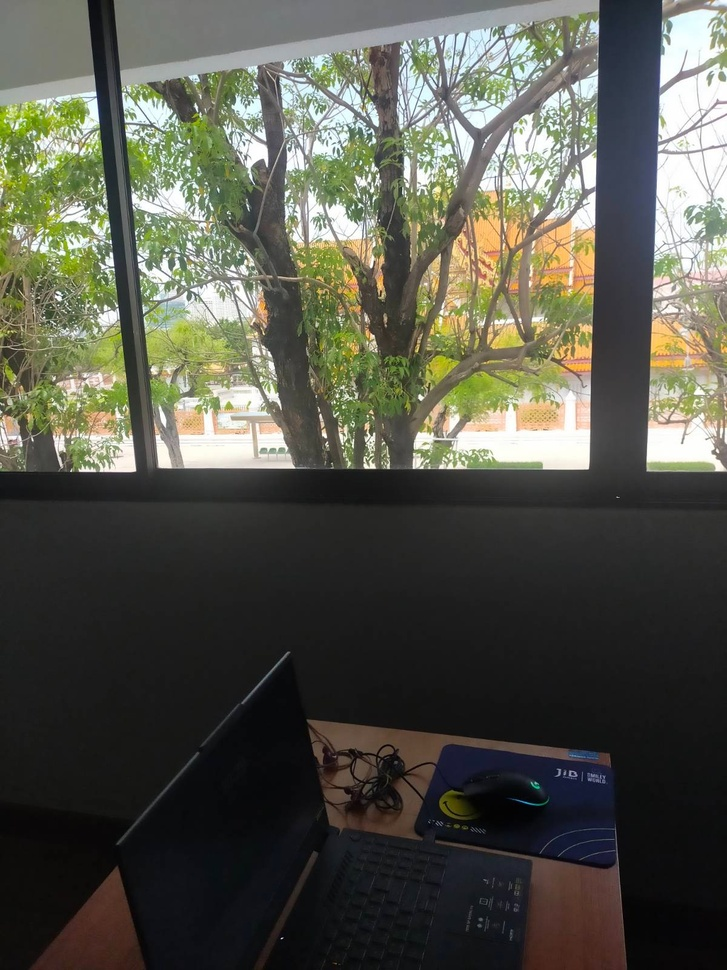
#> input picture dif_shade.jpeg, 727 x 970 px, shrunk from 1200 x 1600 before the run
$ python adaptive_gamma.py
#> lines starting #> are read from the running program, lines starting #| are printed output that depends on the picture
import cv2 as cv
import numpy as np
from matplotlib import pyplot as plt

path_to_img = "./dif_shade.jpeg"
img = cv.imread(path_to_img,cv.IMREAD_GRAYSCALE)
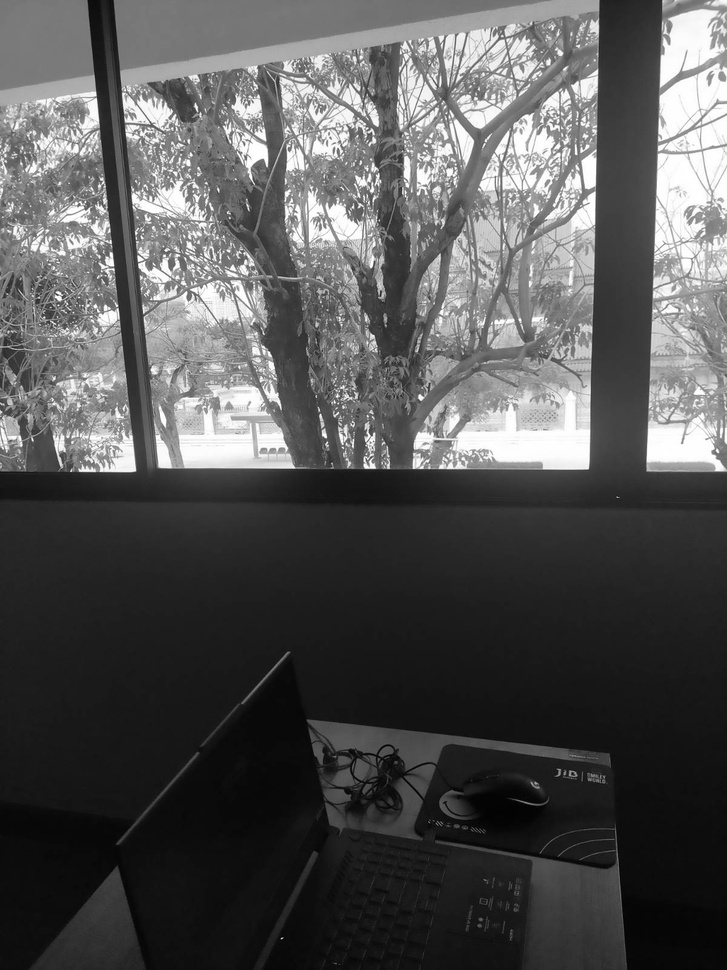
#> img: shape (970, 727); min 0, max 255, mean 84.4
img = np.array(img, dtype="uint8")
img_h, img_w = img.shape
#> img_h = 970; img_w = 727
split_width = 500
split_height = 500
dark_zone = 128
gamma_light_up = 0.2
gamma_light_down = 1.8

def tune_light(img_in, light_up=True):
    if light_up==True:
        gamma_corrected = (img_in / 255) ** gamma_light_up
    else :
        gamma_corrected = (img_in / 255) ** gamma_light_down

    gamma_corrected = gamma_corrected*255
    return gamma_corrected

def start_points(size, split_size, overlap):
#> called with size = 727, split_size = 500, overlap = 0.5
    points = [0]
    stride = int(split_size * (1-overlap))
    counter = 1
    while True:
        pt = stride * counter # หาตำเเหน่งที่ ploter จะเข้าไป plot
        if pt + split_size >= size:
            if split_size == size:
                break
            points.append(size - split_size)
            break
        else:
            points.append(pt)
        counter += 1
#> after the loop, counter = 1; points = [0, 227]
    return points

X_points = start_points(img_w, split_width, 0.5)
#> X_points = [0, 227]
Y_points = start_points(img_h, split_height, 0.5)
#> Y_points = [0, 250, 470]

count = 0 #เอาไว้ยัดในชื่อรูป เพราะชื่อรูปซ้ำกันไม่ได้
name = 'splitted'
frmt = 'png'


for i in Y_points:
    for j in X_points:
        splited = img[i:i+split_height, j:j+split_width]
        histrogram = cv.calcHist([splited],[0],None,[256],[128,256])
        histrogram_mean = histrogram.mean()

        if histrogram_mean <= dark_zone :
            print("up_light", end="\t\t")
            splited_tuned=tune_light(splited,light_up=True)
        else :
            print("dn_light", end="\t\t")
            splited_tuned=tune_light(splited,light_up=False)

        cv.imwrite('{}_{}.{}'.format(name, count, frmt), splited_tuned) ##debug ว่าภาพเเบ่งจริงอะป่าว
        count += 1
        plt.plot(histrogram)#debug ว่าทำไมค่า mean sum ออกมาเท่ากันทุกตัวเลย
        plt.title('spa AI histrogram mean =>> {}'.format(histrogram_mean))
        plt.show()
    print("\n")
#> this loop made 3 passes
#> pass 1, `cv.imwrite('{}_{}.{}'.format(name, count, frmt), splited_tuned)`:
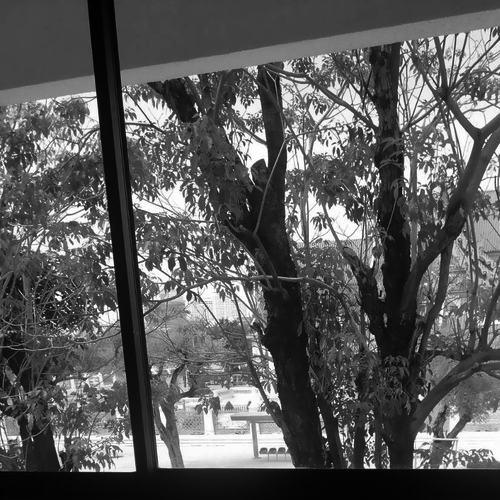
#> saved as splitted_0.png: shape (500, 500); min 1, max 255, mean 89.8
#> pass 1, `plt.show()`:
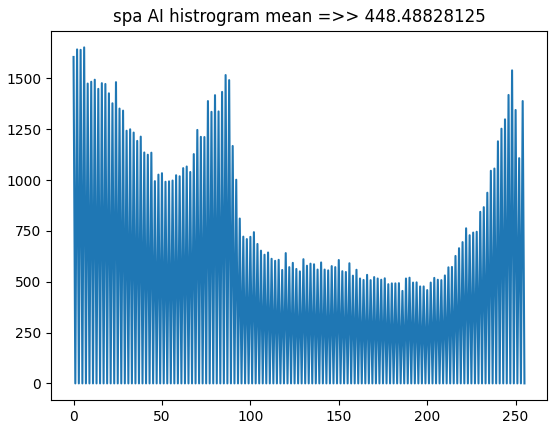
#> figure drawn by matplotlib, 1 panel; curve peaks at x = 6, y = 1653
#> pass 1, `cv.imwrite('{}_{}.{}'.format(name, count, frmt), splited_tuned)`:
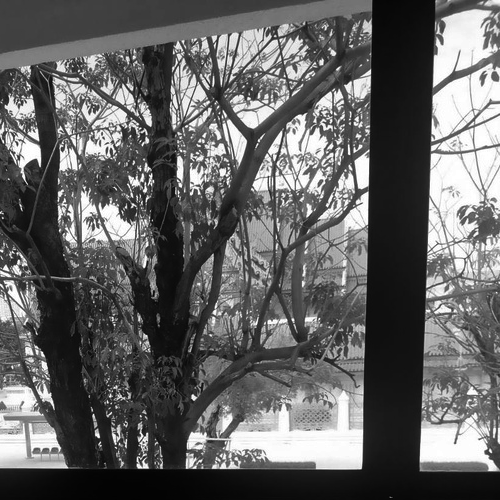
#> saved as splitted_1.png: shape (500, 500); min 2, max 255, mean 100
#> pass 1, `plt.show()`:
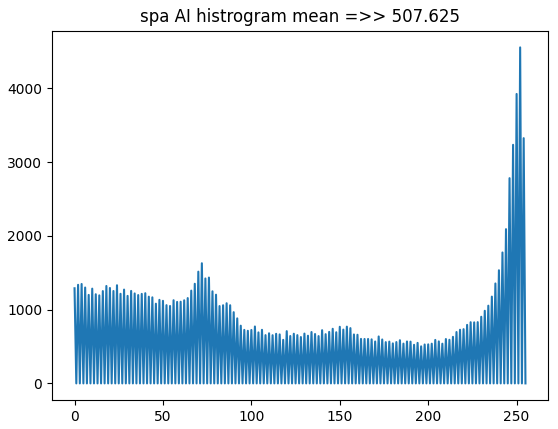
#> figure drawn by matplotlib, 1 panel; curve peaks at x = 252, y = 4553
#> pass 2, `cv.imwrite('{}_{}.{}'.format(name, count, frmt), splited_tuned)`:
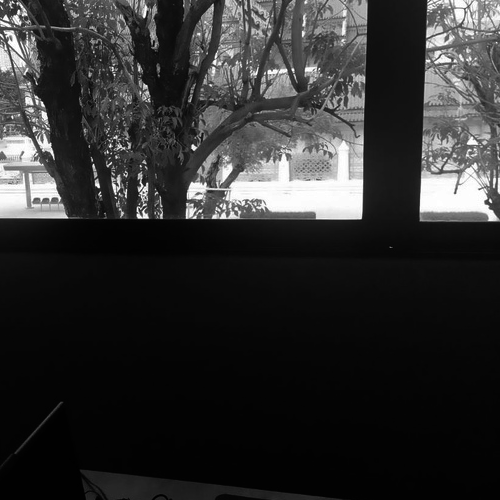
#> saved as splitted_3.png: shape (500, 500); min 0, max 255, mean 46.7
#> after the loop:
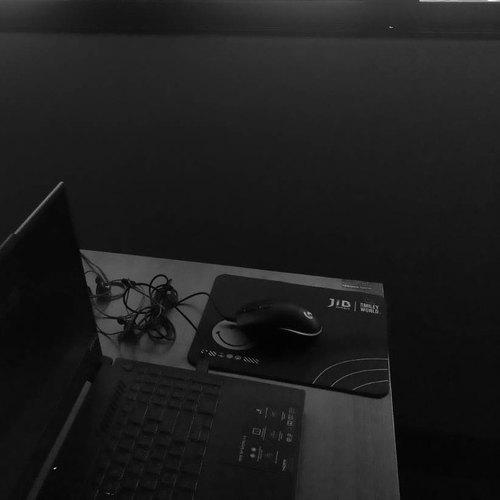
#> splited: shape (500, 500); min 0, max 252, mean 29.7
#> after the loop, count = 6

#print(all_grayscale)

### ต้องทำต่อ
## ปรับ gamma ด้วย   def tune_light(img_in, light_up=True):   ในเเต่ละรุปย่อย เเล้ว imwrite ออกมาให้หมด

$ run again, with 18555.jpg copied over dif_shade.jpeg
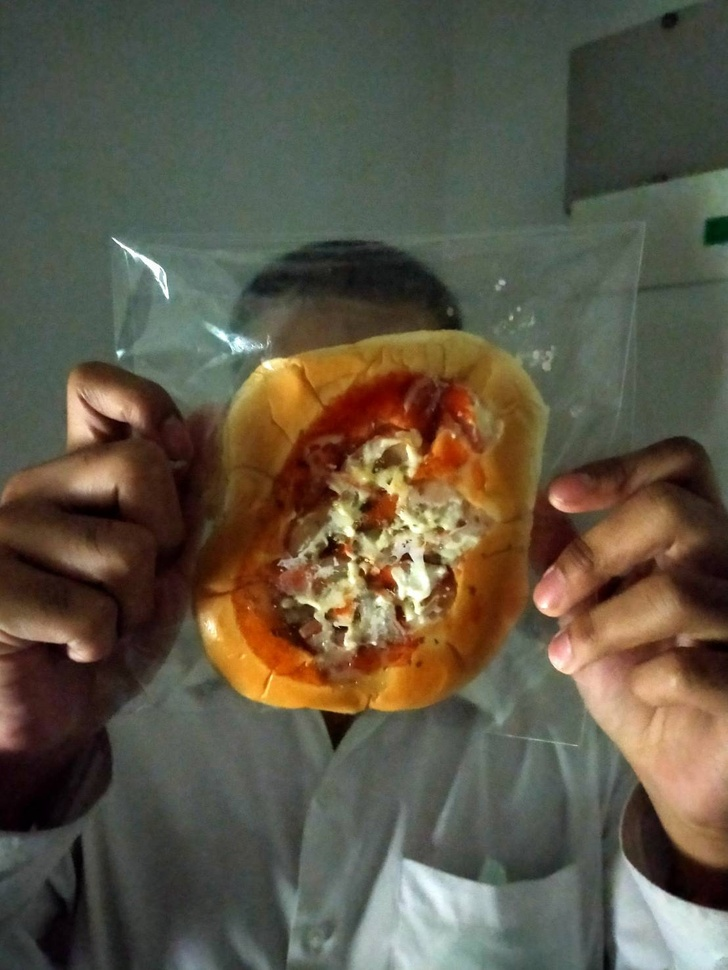
#> input picture 18555.jpg, 728 x 970 px, shrunk from 1108 x 1477 before the run
#> the loop `for i in Y_points:` made 3 passes
#> pass 1, `plt.show()`:
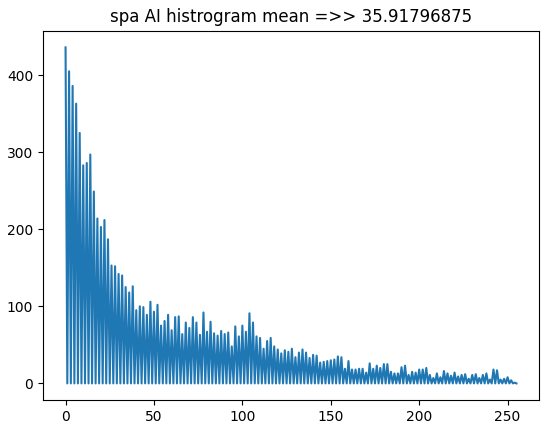
#> figure drawn by matplotlib, 1 panel; curve peaks at x = 0, y = 436
#> after the loop `for i in Y_points:`:
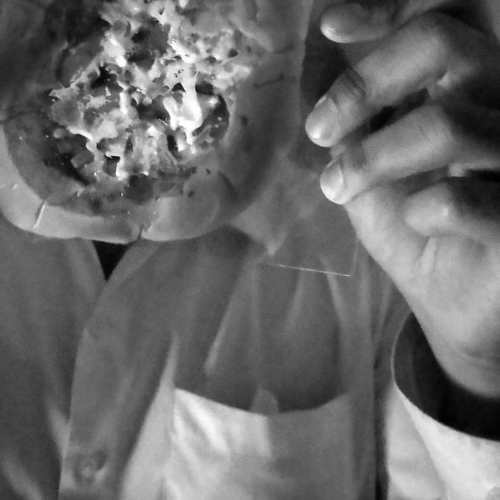
#> splited: shape (500, 500); min 0, max 255, mean 106.2
#> after the loop `for i in Y_points:`: count = 6

$ run again, with 18556.jpg copied over dif_shade.jpeg
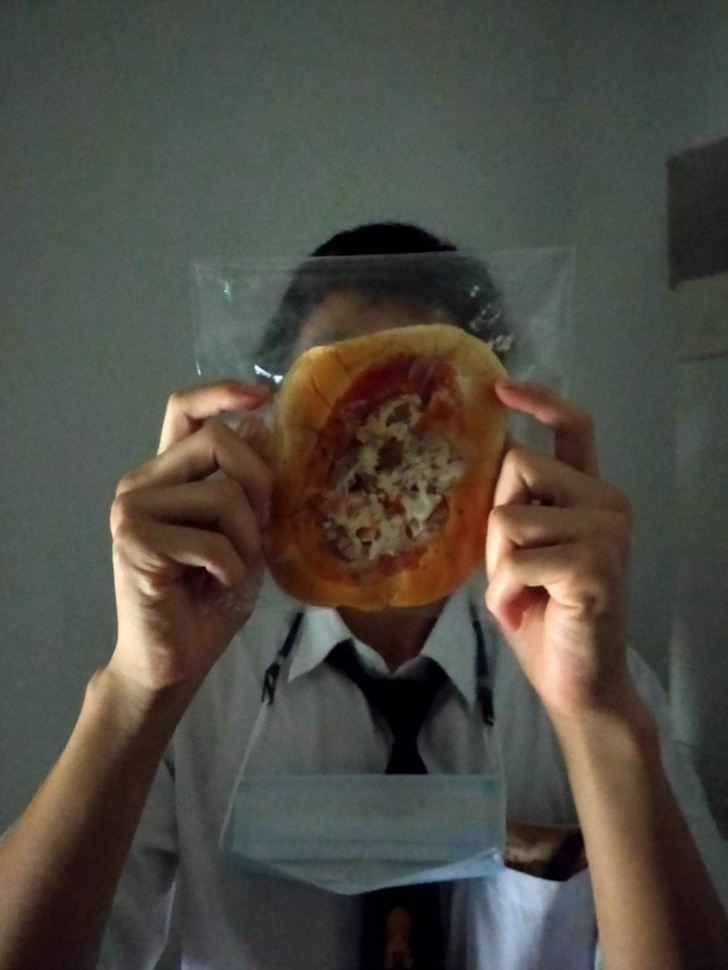
#> input picture 18556.jpg, 728 x 970 px, shrunk from 1108 x 1477 before the run
#> the loop `for i in Y_points:` made 3 passes
#> pass 1, `plt.show()`:
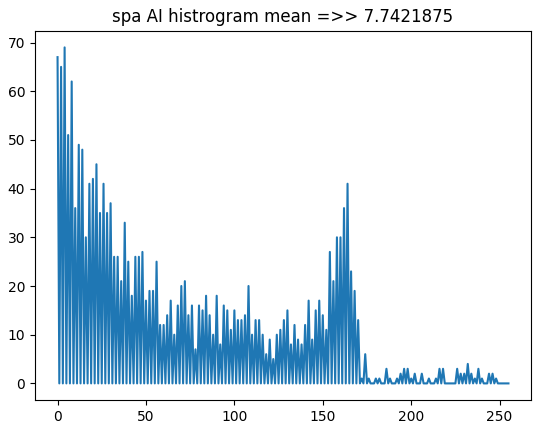
#> figure drawn by matplotlib, 1 panel; curve peaks at x = 4, y = 69
#> after the loop `for i in Y_points:`:
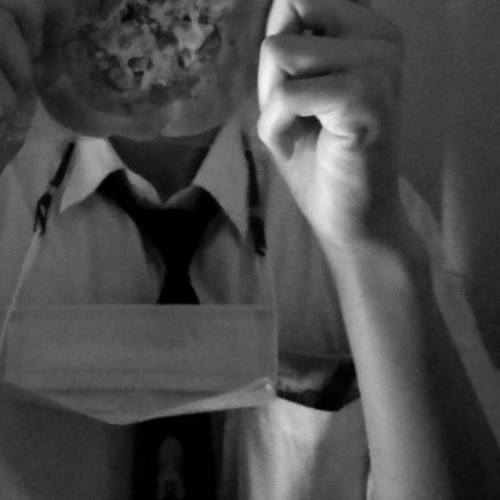
#> splited: shape (500, 500); min 0, max 245, mean 73.7
#> after the loop `for i in Y_points:`: count = 6

$ run again, with 18557.jpg copied over dif_shade.jpeg
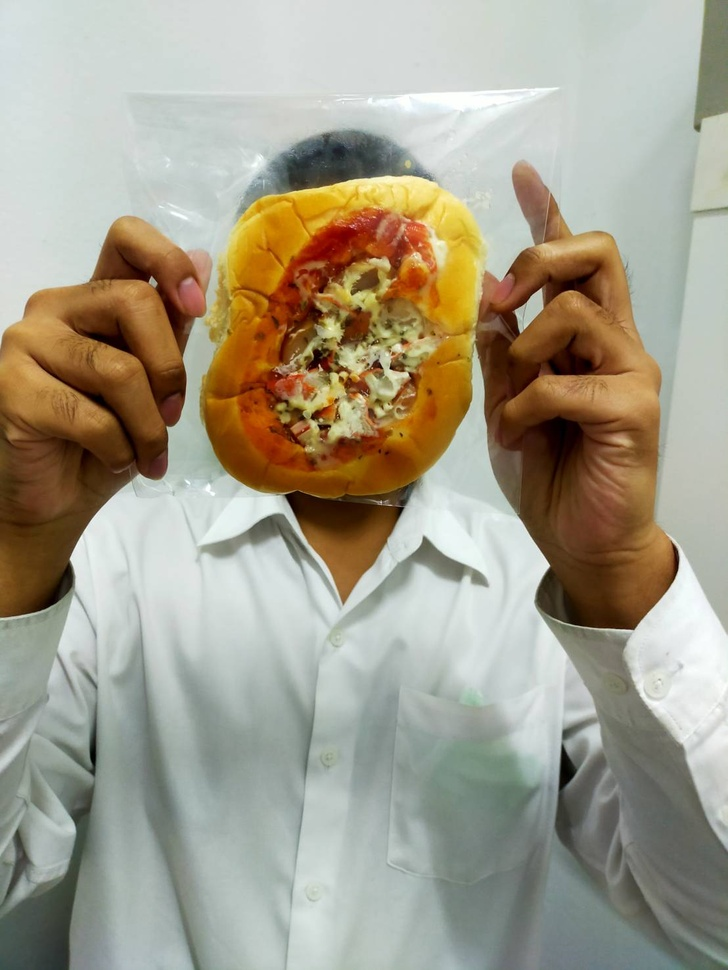
#> input picture 18557.jpg, 728 x 970 px, shrunk from 1108 x 1477 before the run
#> after the loop `for i in Y_points:`:
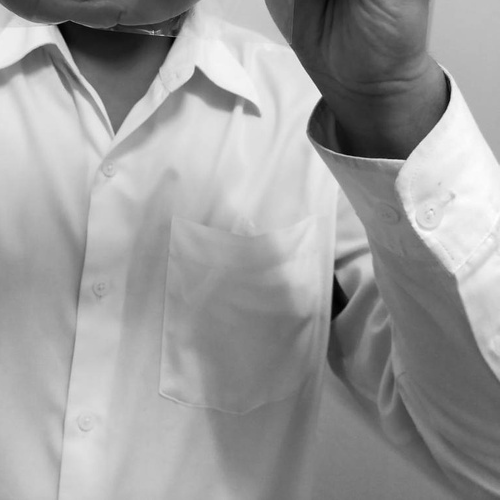
#> splited: shape (500, 500); min 0, max 254, mean 155.6
#> after the loop `for i in Y_points:`: count = 6
